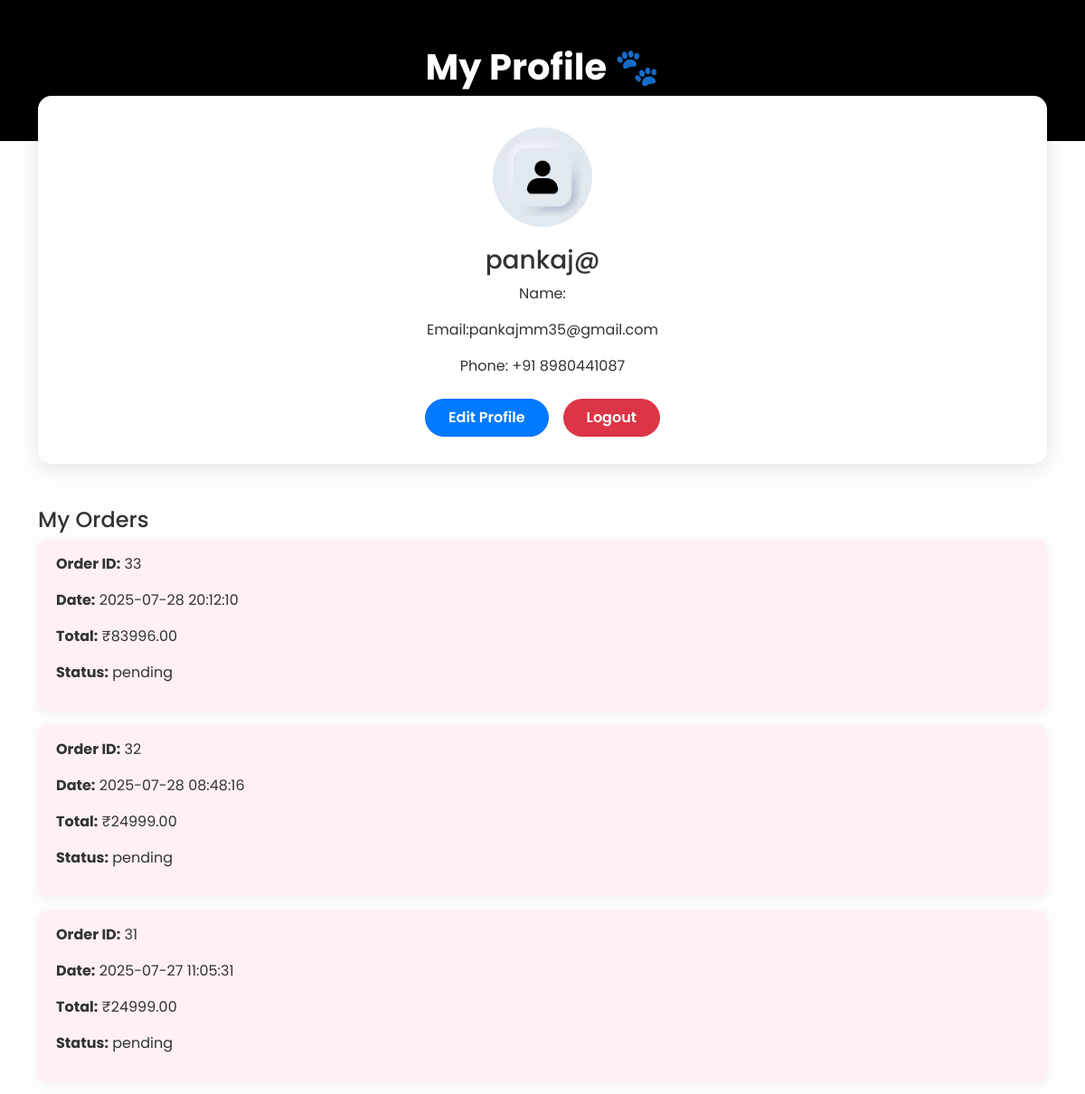
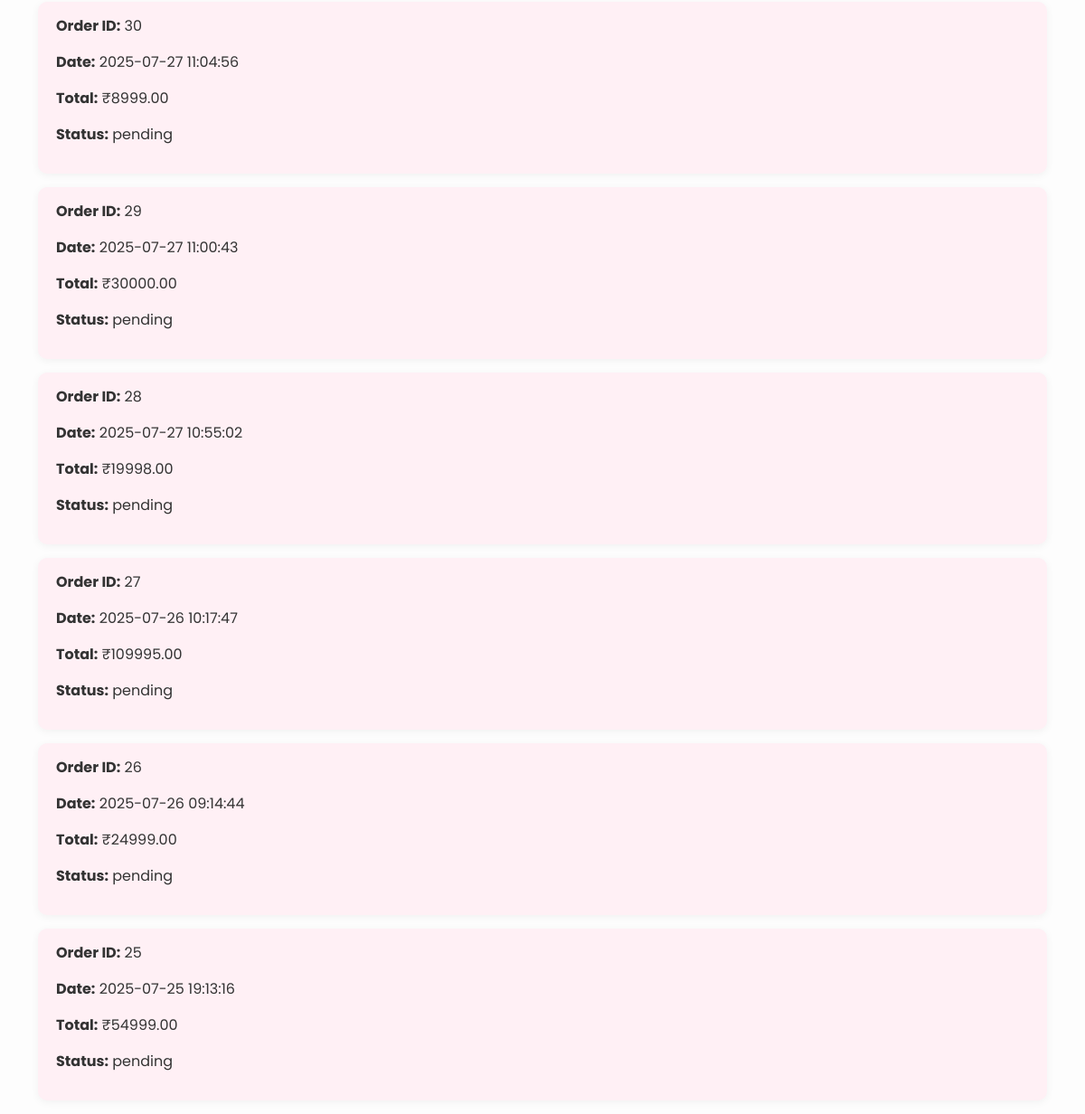
Page /Pages/user.php (signed in) on the committed database (2 pictures, top to bottom).
### tables this page shows
CREATE TABLE `orders` (
  `order_id` int(11) NOT NULL,
  `user_id` int(11) DEFAULT NULL,
  `order_date` datetime DEFAULT NULL,
  `total_amount` decimal(10,2) DEFAULT NULL,
  `payment_status` enum('pending','paid') DEFAULT 'pending'
);

### Pages/user.php (the view, shortened to what this page needs)
<?php include "../partial/_database.php"; ?>
<!DOCTYPE html>
<html lang="en">
<head>
  <link href="https://cdn.jsdelivr.net/npm/bootstrap@5.3.0/dist/css/bootstrap.min.css" rel="stylesheet"/>
  <link href="https://cdnjs.cloudflare.com/ajax/libs/animate.css/4.1.1/animate.min.css" rel="stylesheet"/>
</head>
<body>
  <div class="profile-header">
    <h1 class="animate__animated animate__fadeInDown">My Profile 🐾</h1>
  </div>
  <div class="container">
    <div class="profile-card text-center">
      <img src="../images/review-user.jpg" alt="User Photo" class="profile-pic">
      <h3><?php echo $_SESSION['user']; ?> </h3>
      <p>Name: <?php echo $_SESSION['name']; ?><?php echo $_SESSION['sur']; ?></p>
      <p>Email:<?php echo $_SESSION['email']; ?></p>
      <p>Phone: +91 <?php echo $_SESSION['Mno']; ?></p>
     <div class="d-flex flex-column flex-md-row justify-content-center gap-3 mt-4">
  <a href="edit_profile.php" class="btn btn-primary btn-edit">Edit Profile</a>
  <a href="logout.php" class="btn btn-logout">Logout</a>
</div>
    </div>
<div class="mt-5">
  <h4>My Orders</h4>
  <?php
  $user_id = $_SESSION['user_id'];
  $query = "SELECT * FROM orders WHERE user_id ='$user_id' ORDER BY order_date DESC";
  $result= mysqli_query($conn,$query);
  if(mysqli_num_rows($result) > 0){
    while($row = mysqli_fetch_assoc($result)){
      echo "
      <div class='order-card'>
        <p><strong>Order ID:</strong> ".$row['order_id']."</p>
        <p><strong>Date:</strong> ".$row['order_date']."</p>
        <p><strong>Total:</strong> ₹".$row['total_amount']."</p>
        <p><strong>Status:</strong> ".$row['payment_status']."</p>
      </div>";
    }
  } else {
    echo "<p>You don’t have any orders yet 🐾</p>";
  }
  ?>
</div>
      </div>
</body>
</html>

### Pages/user.php (style rules this page uses)
body { font-family: 'Poppins', sans-serif; background: #fdfdfd; color: #333; }
.profile-header { background: black; color: #fff; text-align: center; padding: 50px 20px; }
.profile-header h1 { font-weight: 700; }
.profile-card { background: #fff; border-radius: 15px; box-shadow: 0 4px 20px rgba(0,0,0,0.1); padding: 30px; margin-top: -50px; position: relative; z-index: 2; animation: fadeInUp 1s; }
.profile-pic { width: 120px; height: 120px; border-radius: 50%; object-fit: cover; border: 5px solid #fff; margin-bottom: 15px; }
.btn-logout { border-radius: 50px; padding: 8px 25px; font-weight: 600; }
.btn-logout { background: #dc3545; color: #fff; }
.order-card { background: #fff0f5; border-radius: 10px; padding: 15px 20px; margin-bottom: 15px; box-shadow: 0 2px 10px rgba(0,0,0,0.05); animation: fadeIn 1s; }
.btn-edit { border-radius: 50px; padding: 8px 25px; font-weight: 600; background: #007bff; color: #fff; }

### rows in the picture
orders: order_id "33", order_date "2025-07-28 20:12:10", total_amount "83996.00", payment_status "pending"
orders: order_id "32", order_date "2025-07-28 08:48:16", total_amount "24999.00", payment_status "pending"
orders: order_id "31", order_date "2025-07-27 11:05:31", total_amount "24999.00", payment_status "pending"
orders: order_id "30", order_date "2025-07-27 11:04:56", total_amount "8999.00", payment_status "pending"
orders: order_id "29", order_date "2025-07-27 11:00:43", total_amount "30000.00", payment_status "pending"
orders: order_id "28", order_date "2025-07-27 10:55:02", total_amount "19998.00", payment_status "pending"
orders: order_id "27", order_date "2025-07-26 10:17:47", total_amount "109995.00", payment_status "pending"
orders: order_id "26", order_date "2025-07-26 09:14:44", total_amount "24999.00", payment_status "pending"
orders: order_id "25", order_date "2025-07-25 19:13:16", total_amount "54999.00", payment_status "pending"

### other values in the picture
$_SESSION['user'] "pankaj@"
$_SESSION['email'] "pankajmm35@gmail.com"
$_SESSION['Mno'] "8980441087"
